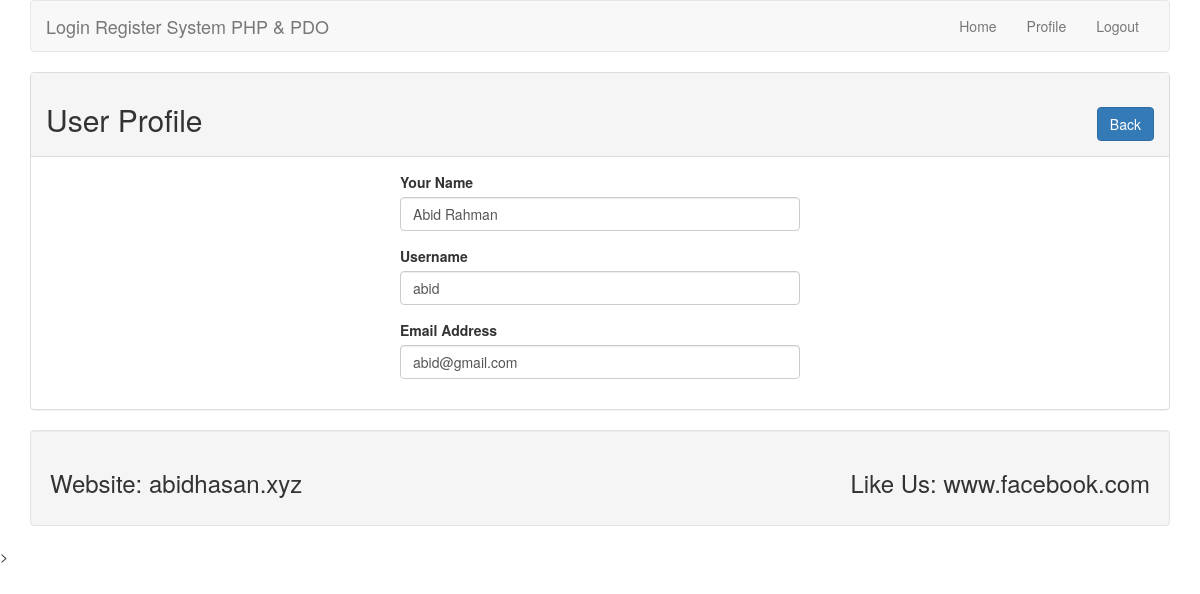
Screenshot of /ooplr/profile.php?id=3 (signed in) with the database file from the repository.
### tables this page shows
CREATE TABLE `tbl_user` (
  `id` int(11) NOT NULL,
  `name` varchar(255) NOT NULL,
  `username` varchar(255) NOT NULL,
  `email` varchar(255) NOT NULL,
  `password` varchar(255) NOT NULL
);

### ooplr/lib/User.php (called while the page is built, shortened)
<?php
	include 'Database.php';
class User{
	private $db;
	public function __construct(){
	     $this->db = new Database();
	}
     public function getUserById($id){
        $sql = "SELECT * FROM tbl_user WHERE id= :id LIMIT 1";
		$query = $this->db->pdo->prepare($sql);
		$query->bindValue(':id', $id);
		$query->execute();
		$result = $query->fetch(PDO::FETCH_OBJ);
		return $result;
     }
}
?>

### ooplr/lib/Database.php (called while the page is built)
<?php
class Database
{
	private $hostdb = "localhost";
	private $userdb = "root";
	private $passdb = "";
	private $namedb = "db_lr";
    public $pdo;
	public function __construct()
	{
		if (!isset($this->pdo)) {
			try{
				$link = new PDO("mysql:host=".$this->hostdb.";dbname=".$this->namedb, $this->userdb, $this->passdb);
				$link->setAttribute(PDO::ATTR_ERRMODE, PDO::ERRMODE_EXCEPTION);
				$link->exec("SET CHARACTER SET utf8");
				$this->pdo = $link;
			}catch(PDOException $e){
               die("Failed to connect with Database".$e->getMessage());
			}
		}
	}
}
?>

### ooplr/profile.php (the view, shortened to what this page needs)
<?php
include 'lib/User.php';
include 'inc/header.php';
?>
<?php
   if (isset($_GET['id'])) {
    $userid = (int)$_GET['id'];
   }
   $user = new User();
?>
  	<div class="panel panel-default">
  		<div class="panel-heading">
        <h2>User Profile<span class="pull-right">
          <a class="btn btn-primary" href="index.php">Back</a>
        </span></h2>
      </div>
  		<div class="panel-body">
        <div style="max-width: 400px; margin: 0 auto">
<?php
  $userdata = $user->getUserById($userid);
  if ($userdata) {
?>
  			<form action="" method="POST">
            <div class="form-group">
             <label for="name">Your Name</label>
             <input type="text" id ="name" name="name" class="form-control" value="<?php echo $userdata->name; ?>" required="" />
           </div>
             <div class="form-group">
             <label for="username">Username</label>
             <input type="text" id ="username" name="username" class="form-control" value="<?php echo $userdata->username; ?>" required="" />
           </div>
           <div class="form-group">
             <label for="email">Email Address</label>
             <input type="text" id ="email" name="email" class="form-control" value="<?php echo $userdata->email; ?>" required="" />
           </div>
         </form>
       <?php } ?>
        </div>
  		</div>
  	</div>
<?php
include 'inc/footer.php';
?>

### rows the page displays
tbl_user: name "Abid Rahman", username "abid", email "abid@gmail.com"
